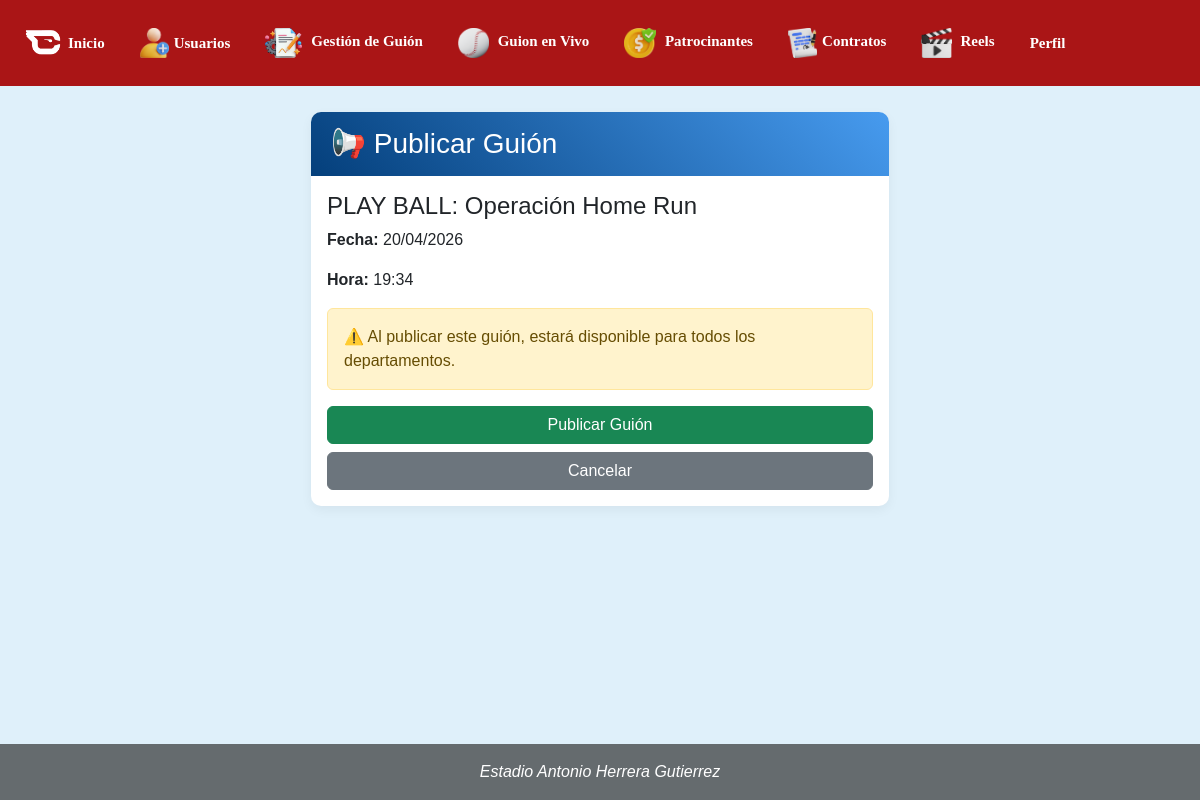
/guiones/publicar/1, run on the app's committed database.
### app/models/guion_model.py (models this page shows, shortened)
class Guion(db.Model):
    __tablename__ = 'guiones'
    id = db.Column(db.Integer, primary_key=True)
    titulo = db.Column(db.String(200), nullable=False)
    descripcion = db.Column(db.Text)
    fecha_evento = db.Column(db.Date, nullable=False)
    hora_inicio = db.Column(db.Time, nullable=False)
    hora_fin = db.Column(db.Time, nullable=False)
    tiempo_estimado = db.Column(db.Integer, default=30)
    tipo_evento = db.Column(db.String(50), default='regular')
    salida = db.Column(db.Text)  # Lo que se muestra en pantalla
    instrucciones = db.Column(db.Text)  # Instrucciones para trabajadores
    estado = db.Column(db.String(20), default='borrador')
    hash_unico = db.Column(db.String(64), unique=True)
    creado_en = db.Column(db.DateTime, default=datetime.utcnow)
    publicado_en = db.Column(db.DateTime)
    modificado_en = db.Column(db.DateTime, default=datetime.utcnow, onupdate=datetime.utcnow)

### app/controllers/guion_controller.py (the view)
@bp.route('/publicar/<int:id>', methods=['GET', 'POST'])
def publicar(id):
    guion = Guion.query.get_or_404(id)
    form = PublicarGuionForm()
    if form.validate_on_submit():
        guion.estado = 'publicado'
        guion.publicado_en = datetime.utcnow()
        db.session.commit()
        flash(f'✅ Guión "{guion.titulo}" publicado!', 'success')
        return redirect(url_for('guion.dashboard'))
    return render_template('guion/publicar.html', form=form, guion=guion)

### app/forms/guion_form.py
class PublicarGuionForm(FlaskForm):
    submit = SubmitField('Publicar Guión')

### app/templates/guion/publicar.html (shortened to what this page needs)
{% extends "base.html" %}
{% block content %}
<div class="row justify-content-center">
    <div class="col-md-6">
        <div class="card">
            <div class="card-header bg-success text-white">
                <h3 class="mb-0">📢 Publicar Guión</h3>
            </div>
            <div class="card-body">
                <h4>{{ guion.titulo }}</h4>
                <p><strong>Fecha:</strong> {{ guion.fecha_evento.strftime('%d/%m/%Y') }}</p>
                <p><strong>Hora:</strong> {{ guion.hora_inicio.strftime('%H:%M') }}</p>
                <div class="alert alert-warning">
                    ⚠️ Al publicar este guión, estará disponible para todos los departamentos.
                </div>
                <form method="POST">
                    <div class="d-grid gap-2">
                        {{ form.submit(class="btn btn-success") }}
                        <a href="{{ url_for('guion.dashboard') }}" class="btn btn-secondary">Cancelar</a>
                    </div>
                </form>
            </div>
        </div>
    </div>
</div>
{% endblock %}

### app/static/css/estilo.css (style rules this page uses)
body { font-family: Arial, sans-serif; margin: 0; padding: 0; background-color: #dff0fa; }
.card-header { background: linear-gradient(45deg, #043f7b, #479bef); color: white; padding: 15px 20px; border-bottom: none; border-radius: 10px 10px 0 0 !important; }
.card { border: none; box-shadow: 0 4px 12px rgba(0,0,0,0.05); border-radius: 10px; }

### data on the page
Guion: titulo "PLAY BALL: Operación Home Run", fecha_evento "20/04/2026", hora_inicio "19:34"
